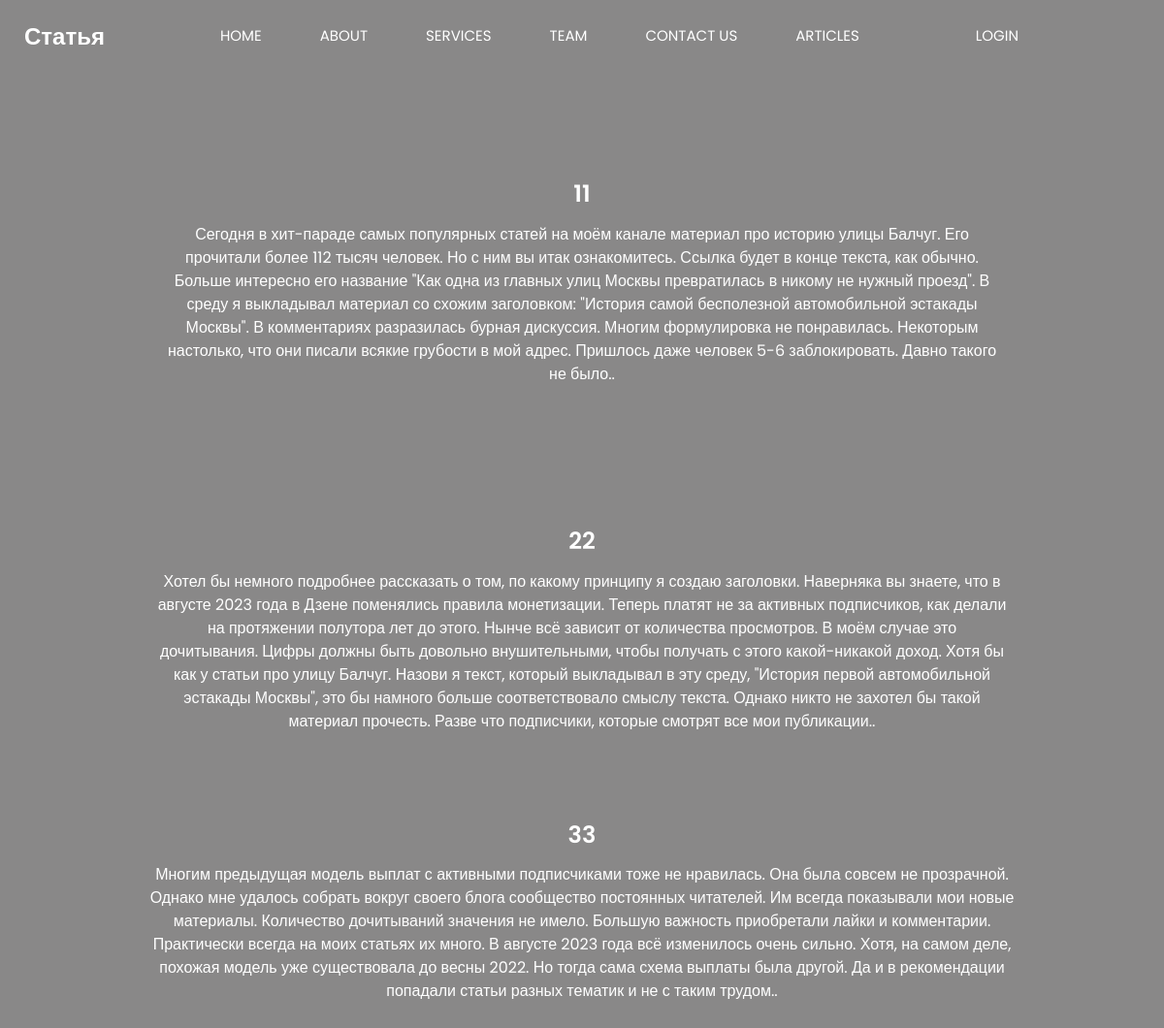
/page/2, run on the app's committed database.
### app.py (models this page shows)
class Page(db.Model):
    id = db.Column(db.Integer, primary_key=True)
    title = db.Column(db.String, nullable=False)
    content1 = db.Column(db.Text, nullable=False)
    content2 = db.Column(db.Text, nullable=False)
    content3 = db.Column(db.Text, nullable=False)
    content_title1 = db.Column(db.Text, nullable=False)
    content_title2 = db.Column(db.Text, nullable=False)
    content_title3 = db.Column(db.Text, nullable=False)
    age = db.Column(db.Integer)

### app.py (the view, shortened to what this page needs)
@app.route("/page/<int:page_id>", methods=["GET", "POST"])
def view_page(page_id):
    page = Page.query.get_or_404(page_id)
    is_admin = current_user.is_authenticated and current_user.role == "admin"
    return render_template("view_page.html", page=page, is_admin=is_admin)

### app.py (called while the page is built)
@app.context_processor
def inject_pages():
    pages = Page.query.all()  # Получить все страницы
    return dict(pages=pages)

### templates/view_page.html (shortened to what this page needs)
<!DOCTYPE html>
<html lang="en">
<head>
    <link href="{{ url_for('static', filename='css/bootstrap.css') }}" rel="stylesheet" />
    <link rel="stylesheet" type="text/css" href="{{ url_for('static', filename='css/add_page.css') }}">
    <link href="https://cdnjs.cloudflare.com/ajax/libs/OwlCarousel2/2.3.4/assets/owl.carousel.min.css"
        rel="stylesheet" />
    <link href="https://cdnjs.cloudflare.com/ajax/libs/jquery-nice-select/1.1.0/css/nice-select.min.css"
 rel="stylesheet" />
    <link href="{{ url_for('static', filename='css/font-awesome.min.css') }}" rel="stylesheet" />
    <link href="{{ url_for('static', filename='css/style.css') }}" rel="stylesheet" />
    <link href="{{ url_for('static', filename='css/responsive.css') }}" rel="stylesheet" />
</head>
<body>
    <div class="hero_area div1">
        <div class="hero_bg_box">
            <img src="{{ url_for('static', filename=page.image_path) }}" alt="Image">
        </div>
        <header class="header_section">
            <div class="header_bottom">
                <div class="container-fluid">
                    <nav class="navbar navbar-expand-lg custom_nav-container ">
                        <a class="navbar-brand " href="/"> {{ page.title }} </a>
                        <div class="collapse navbar-collapse" id="navbarSupportedContent">
                            <ul class="navbar-nav  ">
                                <li class="nav-item active">
                                    <a class="nav-link" href="#">Home <span class="sr-only">(current)</span></a>
                                </li>
                                <li class="nav-item">
                                    <a class="nav-link" href="/about"> About</a>
                                </li>
                                <li class="nav-item">
                                    <a class="nav-link" href="/service">Services</a>
                                </li>
                                <li class="nav-item">
                                    <a class="nav-link" href="/team"> Team </a>
                                </li>
                                <li class="nav-item">
                                    <a class="nav-link" href="/contact">Contact Us</a>
                                </li>
                                <li class="dropdown nav-item">
                                    <a href="#" class="nav-link">Articles</a>
                                </li>
                                <li class="nav-item">
                                    <a class="nav-link" href="#">
                                    </a>
                                </li>
                                {% if current_user.is_authenticated %}
                                <li class="nav-item">
                                    <a class="nav-link" href="{{ url_for('logout') }}">Выйти</a>
                                    {% else %}
                                <li class="nav-item">
                                    <a class="nav-link" href="{{ url_for('login_menu') }}">Login</a>
                                    {% endif %}
                                </li>
                                <li class="nav-item">
                                    <a class="nav-link" href="#">
                                    </a>
                                </li>
                                <form class="form-inline justify-content-center">
                                    <button class="btn  my-2 my-sm-0 nav_search-btn" type="submit">
                                    </button>
                                </form>
                            </ul>
                        </div>
                    </nav>
                </div>
            </div>
        </header>
        <section class="slider_section ">
            <div id="customCarousel1" class="carousel slide" data-ride="carousel">
                <div class="carousel-inner">
                    <div class="carousel-item active">
                        <div class="container text-container center-box">
                            <div class="row">
                                <div class="col-lg-10 col-md-11 mx-auto">
                                    <div class="detail-box text-container">
                                        <h1>
                                            {{ page.content_title1 }}
                                        </h1>
                                        <p>
                                            {{ page.content1 }}
                                        </p>
                                    </div>
                                </div>
                            </div>
                        </div>
                    </div>
                </div>
            </div>
        </section>
        <section class="slider_section ">
            <div id="customCarousel1" class="carousel slide" data-ride="carousel">
                <div class="carousel-inner">
                    <div class="carousel-item active">
                        <div class="container text-container center-box">
                            <div class="row">
                                <div class="col-lg-10 col-md-11 mx-auto">
                                    <div class="detail-box text-container">
                                        <h1>
                                            {{ page.content_title2 }}
                                        </h1>
                                        <p>
                                            {{ page.content2 }}
                                        </p>
                                    </div>
                                </div>
                            </div>
                        </div>
                    </div>
                </div>
            </div>
        </section>
        <section class="slider_section ">
            <div id="customCarousel1" class="carousel slide" data-ride="carousel">
                <div class="carousel-inner">
                    <div class="carousel-item active">
                        <div class="text-container center-box">
                            <div class="row">
                                <div class="col-lg-10 col-md-11 mx-auto">
                                    <div class="detail-box">
                                        <h1>
                                            {{ page.content_title3 }}
                                        </h1>
                                        <p>
                                            {{ page.content3 }}
                                        </p>
                                    </div>
                                </div>
                            </div>
                        </div>
                    </div>
                </div>
            </div>
        </section>
    </div>
</body>
</html>

### static/css/add_page.css (style rules this page uses)
h1 { font-size: 24px; text-align: center; color: #333; margin-bottom: 20px; }
.div1 { background-color: #898888; }

### static/css/style.css (style rules this page uses)
body { font-family: 'Poppins', sans-serif; color: #0c0c0c; background-color: #ffffff; overflow-x: hidden; }
a, a:hover, a:focus { text-decoration: none; }
.btn, .btn:focus { outline: none !important; -webkit-box-shadow: none; box-shadow: none; }
.hero_area { position: relative; min-height: 100vh; display: -webkit-box; display: -ms-flexbox; display: flex; -webkit-box-orient: vertical; -webkit-box-direction: normal; -ms-flex-direction: column; flex-direction: column; }
.hero_area .hero_bg_box { position: absolute; top: 0; left: 0; width: 100%; height: 100%; overflow: hidden; z-index: -1; }
.hero_area .hero_bg_box img { width: auto; height: auto; min-width: 100%; min-height: 100%; }
.hero_area .hero_bg_box::before { content: ""; position: absolute; top: 0; left: 0; width: 100%; height: 100%; background: -webkit-gradient(linear, left top, right top, from(rgba(0, 0, 0, 0.9)), to(rgba(0, 0, 0, 0.7))); background: linear-gradient(to right, rgba(0, 0, 0, 0.9), rgba(0, 0, 0, 0.7)); }
.header_section .header_bottom { padding: 15px 0; }
.header_section .header_bottom .container-fluid { padding-right: 25px; padding-left: 25px; }
.navbar-brand { color: #ffffff; font-weight: bold; font-size: 24px; }
.custom_nav-container { padding: 0; }
.custom_nav-container .navbar-nav { margin-left: auto; }
.custom_nav-container .navbar-nav .nav-item .nav-link { padding: 5px 30px; color: #ffffff; text-align: center; text-transform: uppercase; border-radius: 5px; font-size: 15px; -webkit-transition: all .3s; transition: all .3s; }
.custom_nav-container .nav_search-btn { width: 35px; height: 35px; padding: 0; border: none; color: #ffffff; }
.slider_section { -webkit-box-flex: 1; -ms-flex: 1; flex: 1; display: -webkit-box; display: -ms-flexbox; display: flex; -webkit-box-align: center; -ms-flex-align: center; align-items: center; }
.slider_section .row { -webkit-box-align: center; -ms-flex-align: center; align-items: center; }
.slider_section #customCarousel1 { width: 100%; position: unset; }
.slider_section .detail-box { color: #ffffff; text-align: center; }
.slider_section .detail-box h1 { font-weight: 600; margin-bottom: 15px; color: #ffffff; }

### static/css/responsive.css (style rules this page uses)
@media (min-width: 1200px) { .container { max-width: 1170px; } }
.text-container { width: 1100px; padding: 10px; word-wrap: break-word; overflow-wrap: break-word; white-space: normal; text-align: center; margin: 0 auto; max-width: 100%; overflow-x: hidden; margin-top: 45px; }

### data on the page
Page: title "Статья", content_title1 "11", content1 "Сегодня в хит-параде самых популярных статей на моём канале материал про историю улицы Балчуг. Его прочитали более 112 тысяч человек. Но с ним вы итак ознакомитесь. Ссылка будет в конце текста, как обычно. Больше интересно его название \"Как одна из главных улиц Москвы превратилась в никому не нужный проезд\". В среду я выкладывал материал со схожим заголовком: \"История самой бесполезной автомобильной эстакады Москвы\". В комментариях разразилась бурная дискуссия. Многим формулировка не понравилась. Некоторым настолько, что они писали всякие грубости в мой адрес. Пришлось даже человек 5-6 заблокировать. Давно такого не было..", content_title2 "22", content2 "Хотел бы немного подробнее рассказать о том, по какому принципу я создаю заголовки. Наверняка вы знаете, что в августе 2023 года в Дзене поменялись правила монетизации. Теперь платят не за активных подписчиков, как делали на протяжении полутора лет до этого. Нынче всё зависит от количества просмотров. В моём случае это дочитывания. Цифры должны быть довольно внушительными, чтобы получать с этого какой-никакой доход. Хотя бы как у статьи про улицу Балчуг. Назови я текст, который выкладывал в эту среду, \"История первой автомобильной эстакады Москвы\", это бы намного больше соответствовало смыслу текста. Однако никто не захотел бы такой материал прочесть. Разве что подписчики, которые смотрят…", content_title3 "33", content3 "Многим предыдущая модель выплат с активными подписчиками тоже не нравилась. Она была совсем не прозрачной. Однако мне удалось собрать вокруг своего блога сообщество постоянных читателей. Им всегда показывали мои новые материалы. Количество дочитываний значения не имело. Большую важность приобретали лайки и комментарии. Практически всегда на моих статьях их много. В августе 2023 года всё изменилось очень сильно. Хотя, на самом деле, похожая модель уже существовала до весны 2022. Но тогда сама схема выплаты была другой. Да и в рекомендации попадали статьи разных тематик и не с таким трудом.."
